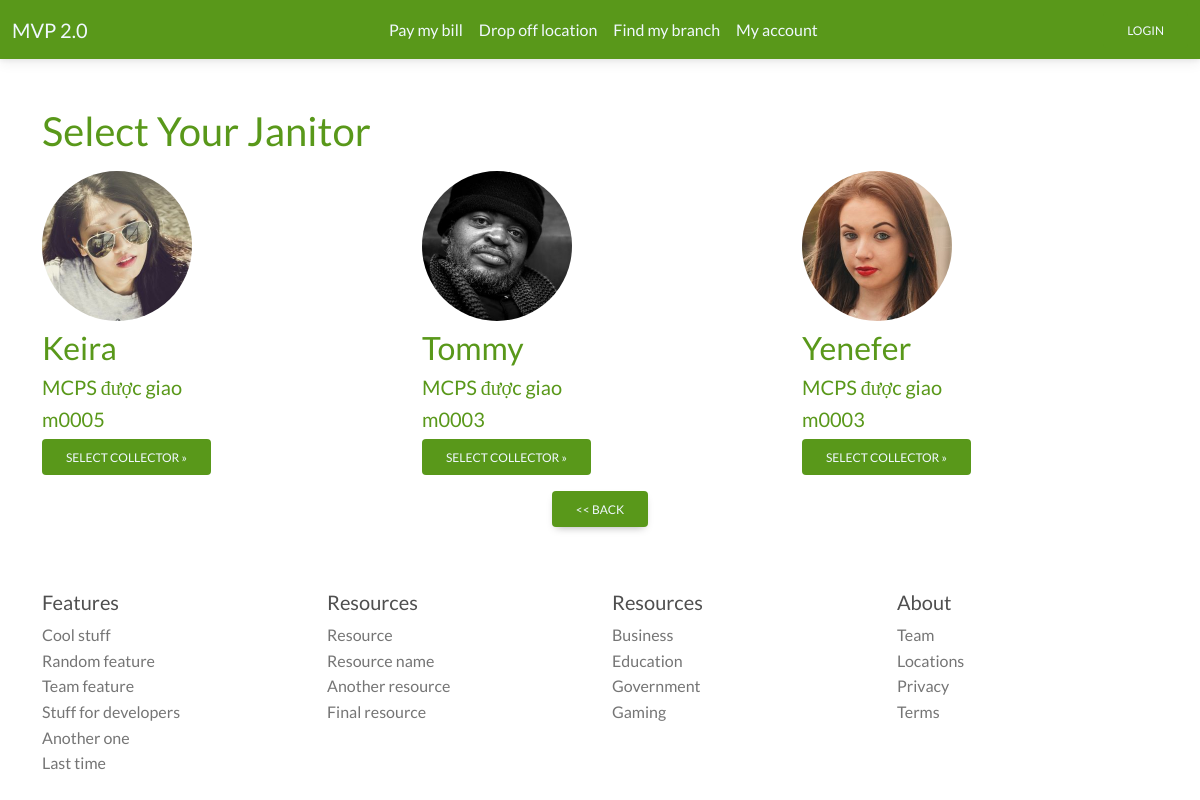
The page /assign_area_view.php on the database its author committed.
### tables this page shows
CREATE TABLE `employee` (
  `employee_id` varchar(255) NOT NULL,
  `employee_name` varchar(255) NOT NULL,
  `password` varchar(255) NOT NULL,
  `position` varchar(255) NOT NULL,
  `email` varchar(255) NOT NULL,
  `phone` varchar(255) NOT NULL,
  `state` varchar(255) NOT NULL,
  `country` varchar(255) NOT NULL,
  `street` varchar(255) NOT NULL,
  `employee_image` varchar(255) DEFAULT NULL
);

CREATE TABLE `have` (
  `employee_id` varchar(255) NOT NULL,
  `mcp_id` varchar(255) NOT NULL
);

### assign_area_view.php (the view, shortened to what this page needs)
<?php include "header.php" ?>
  </head>
  <body id="main">
  <?php include("navigation.php") ?>
    <div class="container select_collector" >
      <div class="row mt-5" >
          <h1 class = "mb-3">Select Your Janitor</h1>
          <?php
                  include "connection.php";
                  $display_query = "SELECT * FROM employee";
                  $results = mysqli_query($con,$display_query);
                  while($row = mysqli_fetch_assoc($results)){
                    if($row['position']=="Janitor"){
            ?>
              <div class="col-lg-4" >
                  <img src="<?php echo $row['employee_image'] ?>" class="rounded-circle" style="width: 150px;"alt="Avatar" />
                  <h2 class = "mt-2"><?php echo $row['employee_name'] ?></h2>
                  <h5 class = "mt-2">MCPS được giao</h5>
                  <?php
                  include "connection.php";
                  $query = "SELECT * FROM have";
                  $res = mysqli_query($con,$query);
                  while($row_db = mysqli_fetch_assoc($res)){
                    if($row_db['employee_id']==$row['employee_id']){
                  ?>
                  <h5 class = "mt-2"><?php echo $row_db['mcp_id'] ?></h5>
                  <?php
                  }}
                  ?>
                  <p><a href = "assign_area_choosing.php?id=<?php echo $row['employee_id'] ?>" class="btn btn-secondary">Select Collector »</a></p>
              </div>
            <?php
                    }}
            ?>
        </div>
        <div class="row">
           <div class="d-flex justify-content-center mb-2 ">
                <a href = './backoff.php' role="button" class="btn "> << Back</a>
           </div>
        </div>
      </div>
  <?php include "footer.php"; ?>
</body>
</html>

### css/mystyle.css (style rules this page uses)
#main { font-family: 'Lato'; }
.btn { background-color: #59981A; }
div { display: block; }
.select_collector { color: #59981A; }
.select_collector a { color: aliceblue; background-color: #59981A; }

### rows shown on the page
employee: employee_image (picture), employee_name "Keira"
have: mcp "m0005"
employee: employee_image (picture), employee_name "Tommy"
have: mcp "m0003"
employee: employee_image (picture), employee_name "Yenefer"
have: mcp "m0003"
